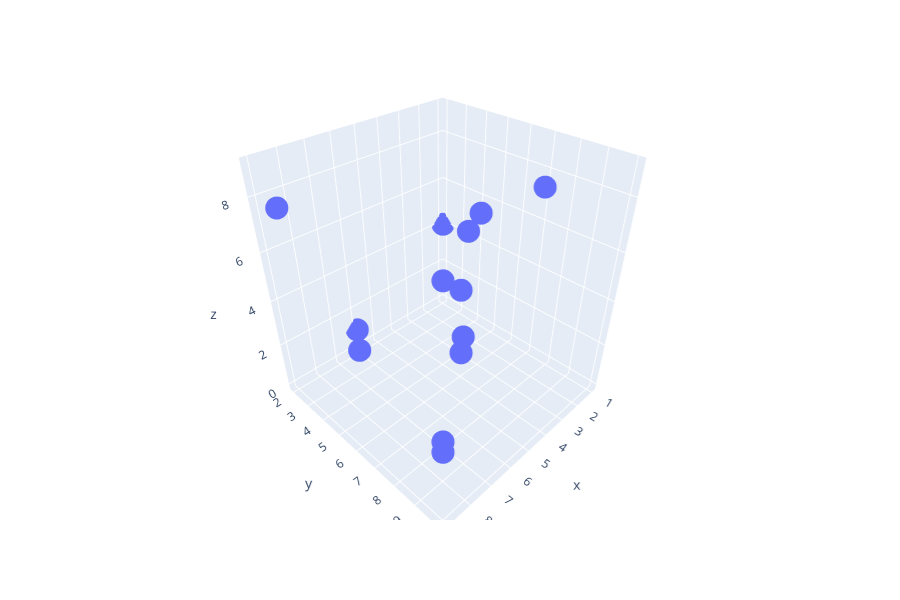

Write notebook code for a chart like this one.
### Code cell
input = [[1,2,4], [2,3,2], [3,5,3], [5,7,3], [4,6,1], [4,9,9], [9,3,8], [6,8,8], [2,5,6], [7,8,0], [8,5,3], [6,2,1], [9,10,3]]
# convert list input into data frame
input = pandas.DataFrame(input, columns=["x", "y", "z"])

import pandas, plotly.express as px
def scatterGraph(input, dim):
    """
    Args:
        input (DataFrame): points to feed in
        dim (int): number of dimensions to graph in
    Returns:
        nothing, plots nice looking scatterplot in 2D or 3D
    """
    if dim == 2:
        input.columns = ['x', 'y']
        fig = px.scatter(input, x="x", y="y")
    elif dim == 3:
        input.columns = ['x', 'y', 'z']
        fig = px.scatter_3d(input, x="x", y="y", z="z")
    fig.show()

scatterGraph(input, 3)

### Figure 1 — Plotly figure (JSON) as saved in the notebook; plotly's stock layout.template omitted (floating-point values rounded to 4 significant figures)
{"data": [{"hoverlabel": {"namelength": 0}, "hovertemplate": "x=%{x}<br>y=%{y}<br>z=%{z}", "legendgroup": "", "marker": {"color": "#636efa", "symbol": "circle"}, "mode": "markers", "name": "", "scene": "scene", "showlegend": false, "type": "scatter3d", "x": [1, 2, 3, 5, 4, 4, 9, 6, 2, 7, 8, 6, 9], "y": [2, 3, 5, 7, 6, 9, 3, 8, 5, 8, 5, 2, 10], "z": [4, 2, 3, 3, 1, 9, 8, 8, 6, 0, 3, 1, 3]}], "layout": {"height": 600, "legend": {"tracegroupgap": 0}, "margin": {"t": 60}, "scene": {"domain": {"x": [0, 0.98], "y": [0, 1]}, "xaxis": {"title": {"text": "x"}}, "yaxis": {"title": {"text": "y"}}, "zaxis": {"title": {"text": "z"}}}}}
